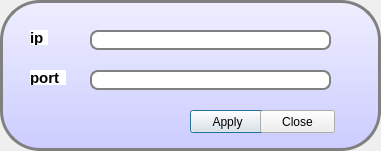
<?xml version="1.0" encoding="UTF-8"?>
<ui version="4.0">
 <class>firstPanelDialog</class>
 <widget class="QDialog" name="firstPanelDialog">
  <property name="geometry">
   <rect>
    <x>0</x>
    <y>0</y>
    <width>381</width>
    <height>151</height>
   </rect>
  </property>
  <property name="windowTitle">
   <string>Android Ending Setting</string>
  </property>
  <property name="styleSheet">
   <string notr="true"/>
  </property>
  <widget class="QFrame" name="frame">
   <property name="geometry">
    <rect>
     <x>0</x>
     <y>0</y>
     <width>381</width>
     <height>151</height>
    </rect>
   </property>
   <property name="styleSheet">
    <string notr="true">QFrame{
border: 3px solid gray;
border-radius: 40px;
background: white;
background: QLinearGradient(x1: 0, y1: 0, x2: 0, y2: 1, stop: 0 #eef, stop: 1 #ccf);
}
QLabel{
border: none;
background: white;
font-weight: bold;
font-size: 15px;

}
QLineEdit {
padding: 1px;
border-style: solid;
border: 2px solid gray;
border-radius: 8px;
}</string>
   </property>
   <property name="frameShape">
    <enum>QFrame::StyledPanel</enum>
   </property>
   <property name="frameShadow">
    <enum>QFrame::Raised</enum>
   </property>
   <widget class="QLabel" name="label_ip">
    <property name="geometry">
     <rect>
      <x>30</x>
      <y>30</y>
      <width>18</width>
      <height>15</height>
     </rect>
    </property>
    <property name="styleSheet">
     <string notr="true"/>
    </property>
    <property name="text">
     <string>ip</string>
    </property>
   </widget>
   <widget class="QLineEdit" name="lineEdit_ip">
    <property name="geometry">
     <rect>
      <x>90</x>
      <y>30</y>
      <width>241</width>
      <height>20</height>
     </rect>
    </property>
   </widget>
   <widget class="QPushButton" name="pushButton_apply">
    <property name="geometry">
     <rect>
      <x>190</x>
      <y>110</y>
      <width>75</width>
      <height>23</height>
     </rect>
    </property>
    <property name="text">
     <string>Apply</string>
    </property>
   </widget>
   <widget class="QPushButton" name="pushButton_exit">
    <property name="geometry">
     <rect>
      <x>260</x>
      <y>110</y>
      <width>75</width>
      <height>23</height>
     </rect>
    </property>
    <property name="text">
     <string>Close</string>
    </property>
   </widget>
   <widget class="QLabel" name="label_port">
    <property name="geometry">
     <rect>
      <x>30</x>
      <y>70</y>
      <width>36</width>
      <height>15</height>
     </rect>
    </property>
    <property name="text">
     <string>port</string>
    </property>
   </widget>
   <widget class="QLineEdit" name="lineEdit_port">
    <property name="geometry">
     <rect>
      <x>90</x>
      <y>70</y>
      <width>241</width>
      <height>20</height>
     </rect>
    </property>
   </widget>
  </widget>
 </widget>
 <resources/>
 <connections/>
</ui>
